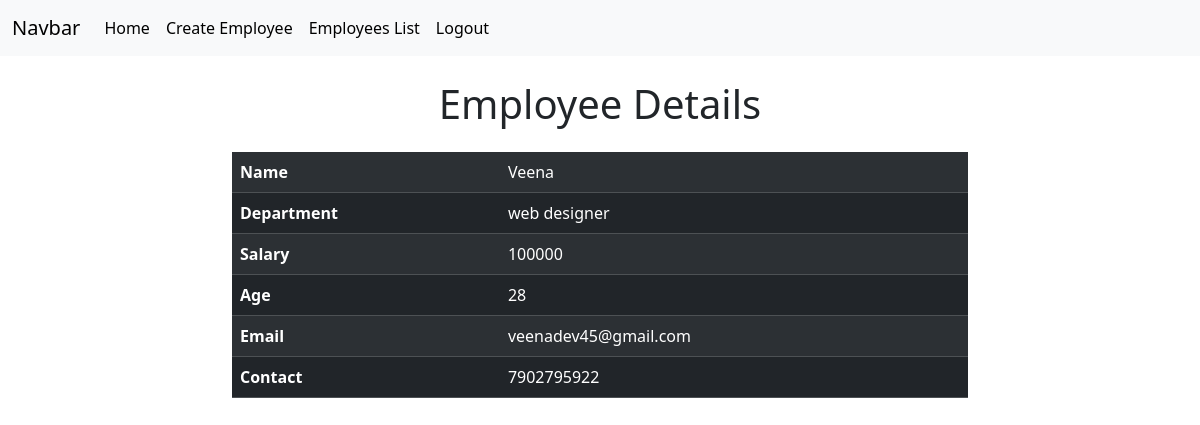
Screenshot of /employees/7 (signed in) with the database file from the repository.
### crm/models.py (models this page shows, shortened)
class Employees(models.Model):
    name=models.CharField(max_length=200)
    department=models.CharField(max_length=200)
    salary=models.PositiveIntegerField()
    email=models.EmailField(unique=True)
    age=models.PositiveIntegerField()
    contact=models.CharField(max_length=200,null=True,blank=True)
    profile_pic=models.ImageField(upload_to="images",null=True,blank=True)
    dob=models.DateField(null=True,blank=True)

### crm/views.py (the view)
# urls.py: path('employees/<int:pk>',views.EmployeeDetailView.as_view(),name='emp-detail'),
@method_decorator(Signin_required,name="dispatch")
class EmployeeDetailView(View):
    def get(self,request,*args,**kwargs):
        id=kwargs.get('pk')
        qs=Employees.objects.get(id=id)
        return render(request,'emp_details.html',{'data':qs})

### crm/views.py (called while the page is built)
def Signin_required(fn):
    def wrapper(request,*args,**kwargs):
        if not request.user.is_authenticated:
            messages.error(request,"invalid session")
            return redirect("signin")
        else:
            return fn(request,*args,**kwargs)
    return wrapper

### crm/templates/emp_details.html (shortened to what this page needs)
{%extends 'base.html'%}
{%block body_block%}
<div class="container">
    <div class="row">
        <div class="col-2">
        </div>
        <div class="col-8">
            <h1 class="text-center mb-4 mt-4">Employee Details</h1>
            <table class="table table-striped table-dark table-hover">
                <tr>
                    <th>Name</th>
                    <td>{{data.name}}</td>
                </tr>
                <tr>
                    <th>Department</th>
                    <td>{{data.department}}</td>
                </tr>
                <tr>
                    <th>Salary</th>
                    <td>{{data.salary}}</td>
                </tr>
                <tr>
                    <th>Age</th>
                    <td>{{data.age}}</td>
                </tr>
                <tr>
                    <th>Email</th>
                    <td>{{data.email}}</td>
                </tr>
                <tr>
                    <th>Contact</th>
                    <td>{{data.contact}}</td>
                </tr>
            </table>
        </div>
        <div class="col-2">
        </div>
    </div>
</div>
{%endblock%}

### rows the page displays
Employees: name "Veena", department "web designer", salary "100000", age "28", email "veenadev45@gmail.com", contact "7902795922"
